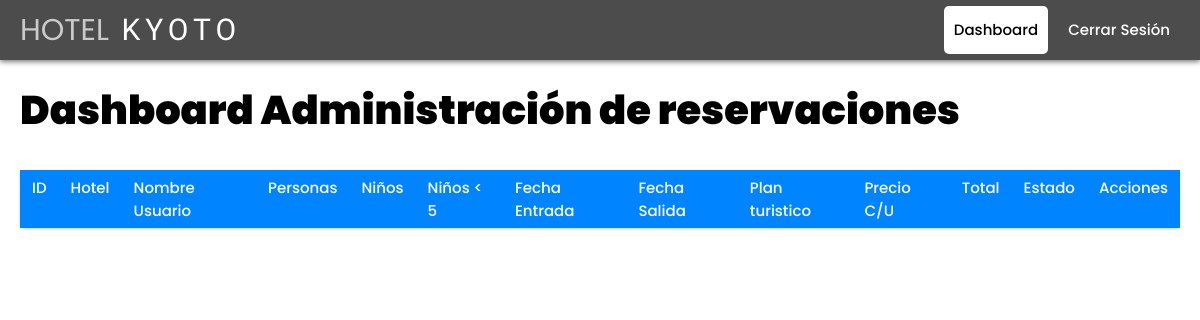
The page /dashboard.php (signed in) on the database as committed earlier.
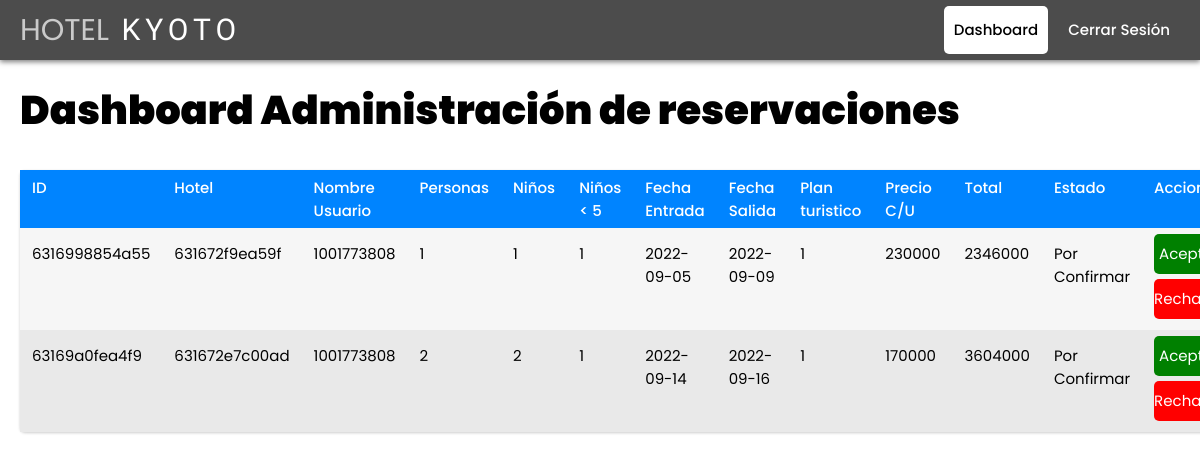
The same page on the database as committed later.
### tables this page shows
CREATE TABLE `reservaciones` (
  `id_reservacion` varchar(15) NOT NULL,
  `num_doc` varchar(15) NOT NULL,
  `id_hotel` varchar(13) NOT NULL,
  `personas` tinyint(4) NOT NULL,
  `ninos` tinyint(4) NOT NULL,
  `menores` tinyint(4) NOT NULL,
  `fec_entrada` date NOT NULL,
  `fec_salida` date NOT NULL,
  `plan_turistico` tinyint(4) NOT NULL,
  `precio` float NOT NULL,
  `total` float NOT NULL,
  `estado` tinyint(4) NOT NULL
);

### dashboard.php (the view, shortened to what this page needs)
<?php
$db = new Database();
$con = $db->connection();
if ($_SESSION['admin'] == 0) {
  header('Location: /hotel/index.php');
} else {
  $query = $con->prepare("SELECT * FROM reservaciones");
  $query->execute();
  $items = $query->fetchAll(PDO::FETCH_ASSOC);
}
?>
<!DOCTYPE html>
<html lang="en">
<head>
  <?php include './includes/styles.php' ?>
</head>
<body>
  <?php include './includes/header.php' ?>
  <main id="dashboard-container">
    <h1>Dashboard Administración de reservaciones</h1>
    <div class="table">
      <div class="row header">
        <div class="cell">ID</div>
        <div class="cell">Hotel</div>
        <div class="cell">Nombre Usuario</div>
        <div class="cell">Personas</div>
        <div class="cell">Niños</div>
        <div class="cell">Niños < 5</div>
            <div class="cell">Fecha Entrada</div>
            <div class="cell">Fecha Salida</div>
            <div class="cell">Plan turistico</div>
            <div class="cell">Precio C/U</div>
            <div class="cell">Total</div>
            <div class="cell">Estado</div>
            <div class="cell">Acciones</div>
        </div>
        <?php foreach ($items as $item) : ?>
          <div class="row">
            <div class="cell" data-title="Id Reservación"><?php echo $item['id_reservacion']; ?></div>
            <div class="cell" data-title="Nombre Hotel"><?php echo $item['id_hotel']; ?></div>
            <div class="cell" data-title="# Documento"><?php echo $item['num_doc']; ?></div>
            <div class="cell" data-title="Adultos"><?php echo $item['personas']; ?></div>
            <div class="cell" data-title="Niños"><?php echo $item['ninos']; ?></div>
            <div class="cell" data-title="Menores de 5"><?php echo $item['menores']; ?></div>
            <div class="cell" data-title="Fecha de entrada"><?php echo $item['fec_entrada']; ?></div>
            <div class="cell" data-title="Fecha de salida"> <?php echo $item['fec_salida']; ?></div>
            <div class="cell" data-title="Tour"><?php echo $item['plan_turistico']; ?></div>
            <div class="cell" data-title="Precio C/U"> <?php echo $item['precio']; ?></div>
            <div class="cell" data-title="Precio Total"><?php echo $item['total']; ?></div>
            <div class="cell" data-title="Estado">
              <?php
              if ($item['estado'] == 0) {
                echo "Por Confirmar";
              } elseif ($item['estado'] == 1) {
                echo "Aceptado";
              } elseif ($item['estado'] == 2) {
                echo "Rechazado";
              }
              ?>
            </div>
            <div class="cell" data-title="Acciones">
              <?php if ($item['estado'] == 0) : ?>
                <a href="./actions/state.php?id=<?php echo $item['id_reservacion']; ?>&state=1" class="table-btn">Aceptar</a>
                <a href="./actions/state.php?id=<?php echo $item['id_reservacion']; ?>&state=2" class="table-btn">Rechazar</a>
              <?php endif; ?>
            </div>
          </div>
        <?php endforeach; ?>
      </div>
  </main>
</body>
</html>

Rows that differ between the two databases and show on the page:
added reservaciones: id_reservacion "6316998854a55", id_hotel "631672f9ea59f", num_doc "1001773808", personas "1", ninos "1", menores "1", fec_entrada "2022-09-05", fec_salida "2022-09-09", plan_turistico "1", precio "230000", total "2346000", estado "Por Confirmar"
added reservaciones: id_reservacion "63169a0fea4f9", id_hotel "631672e7c00ad", num_doc "1001773808", personas "2", ninos "2", menores "1", fec_entrada "2022-09-14", fec_salida "2022-09-16", plan_turistico "1", precio "170000", total "3604000", estado "Por Confirmar"
